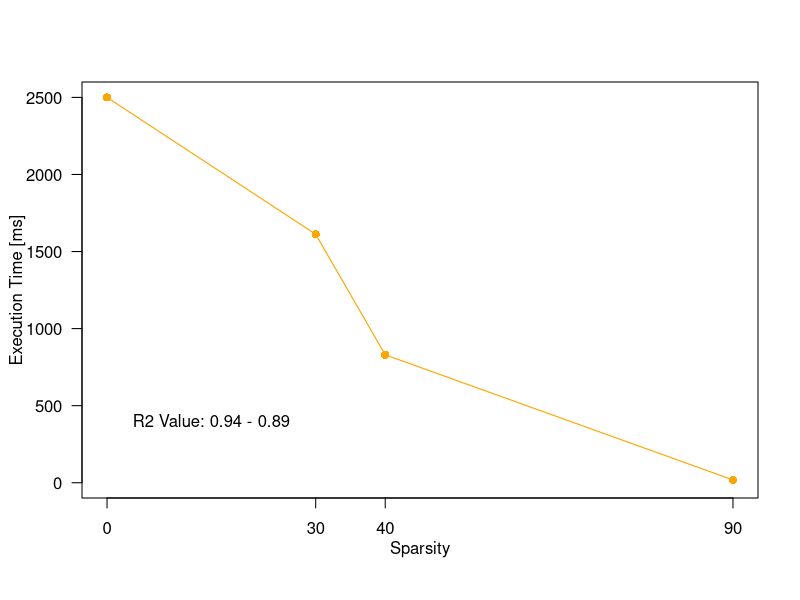

Here is the R script that generated this plot:
require(graphics)
require(Matrix)

pdf(file="crypto_time.pdf",
    width=4.8, height=4, family="serif", pointsize=14)

data1 = rowMeans(matrix(as.matrix(read.table("crypto_time.dat", 
          sep="\t"))[,1],4,3,byrow=TRUE))


points = as.matrix(c(0,30,40,90));
plot_colors <- c("orange")

plot(   points, data1,     
        type="o",           
        pch=16, 
        cex=1.1,
        col=plot_colors[1],              
        ylim = c(1,2500),   
        xlab="",     
        ylab="",         
        axes=FALSE,    
        bg=plot_colors[1],
        log="",
        lwd=1.1, 
        lty=1
)


axis(2, las=2) # horizontal y axis
axis(1, las=1, at=c(0,30,40,90), cex.axis=1.0)     # horizontal x axis
mtext(2, text="Execution Time [ms]",line=2.8) 
mtext(1, text="Sparsity",line=2) 

text(x=15, y=400, labels="R2 Value: 0.94 - 0.89")

box()	

#legend( x=310, y=265, text.width=c(80),
#        c("SKlearn","Base","UPLIFT"), col=plot_colors, cex=1.0,
#        pch=c(16,15,17), lty=c(1), lwd=c(1.1), bty="n", ncol=1, seg.len=2, x.intersp=0.3);


dev.off() 

